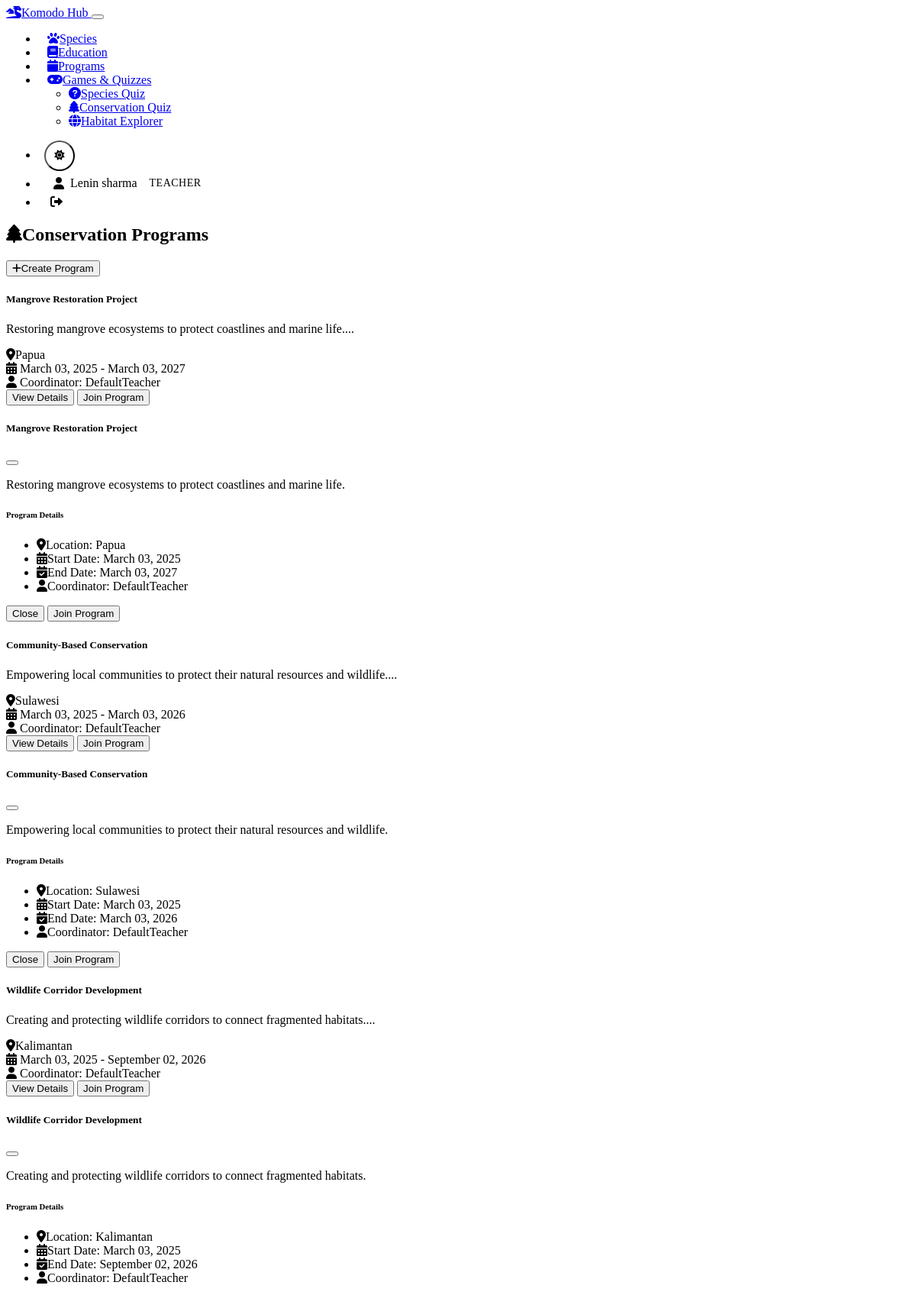
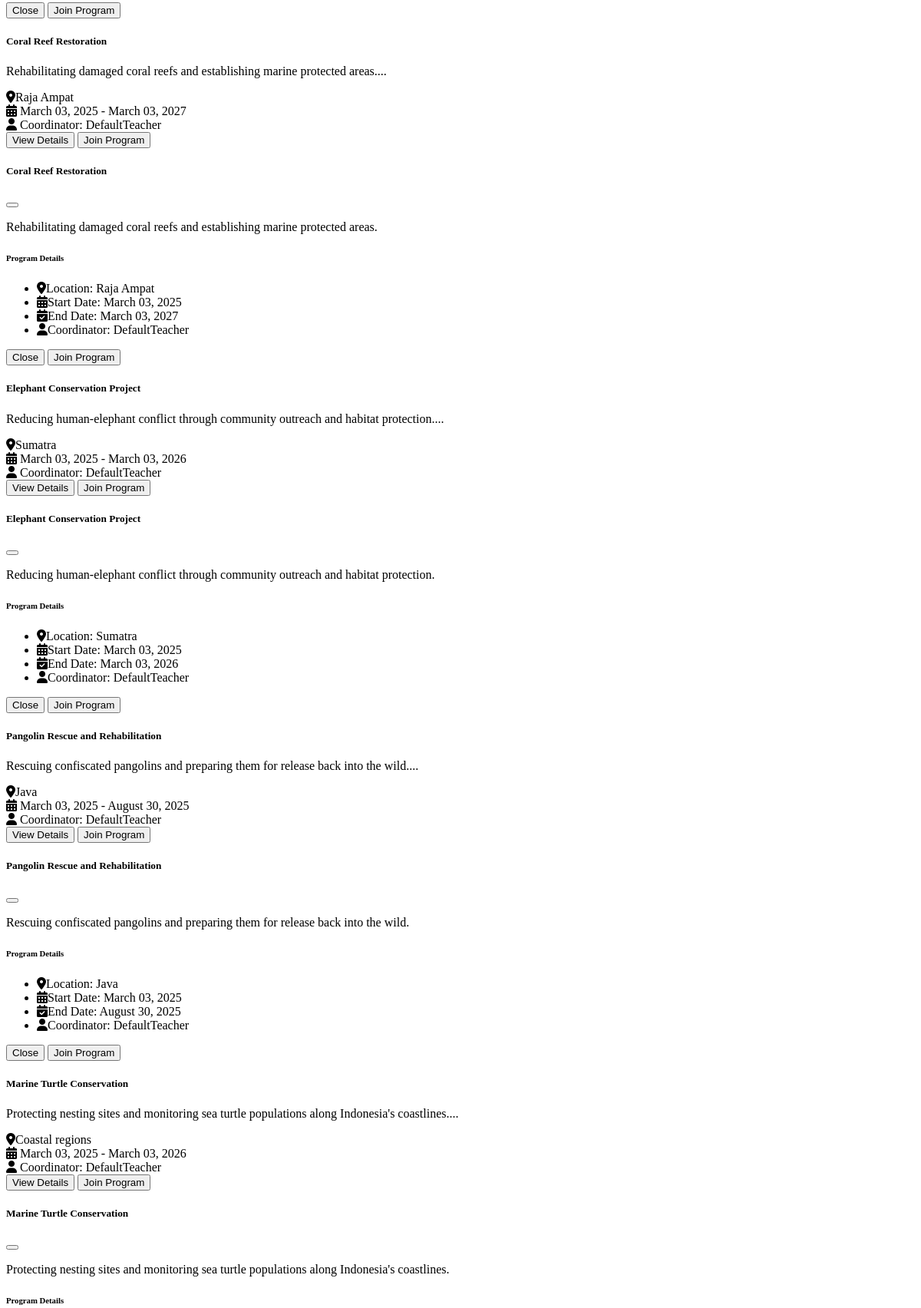
Page /programs (signed in, upper part) on the committed database (2 pictures, top to bottom).
### models.py (models this page shows, shortened)
class User(UserMixin, db.Model):
    id = db.Column(db.Integer, primary_key=True)
    username = db.Column(db.String(64), unique=True, nullable=False)
    email = db.Column(db.String(120), unique=True, nullable=False)
    password_hash = db.Column(db.String(256))
    role = db.Column(db.String(20), nullable=False)  # teacher, student, community
    created_at = db.Column(db.DateTime, default=datetime.utcnow)
    resources = db.relationship('EducationalResource', backref='author', lazy=True)
    programs = db.relationship('ConservationProgram', backref='coordinator', lazy=True)
    progress = db.relationship('UserProgress', backref='user', lazy=True)

class ConservationProgram(db.Model):
    id = db.Column(db.Integer, primary_key=True)
    title = db.Column(db.String(200), nullable=False)
    description = db.Column(db.Text, nullable=False)
    location = db.Column(db.String(100))
    start_date = db.Column(db.DateTime)
    end_date = db.Column(db.DateTime)
    coordinator_id = db.Column(db.Integer, db.ForeignKey('user.id'), nullable=False)

### blueprints/programs.py (the view)
@programs.route('/programs')
def list():
    programs = ConservationProgram.query.order_by(ConservationProgram.start_date.desc()).all()
    form = ProgramForm()  # Create form instance for the modal
    return render_template('programs/index.html', programs=programs, form=form)

### models.py (called while the page is built)
@login_manager.user_loader
def load_user(id):
    return User.query.get(int(id))

### templates/programs/index.html (shortened to what this page needs)
{% extends "base.html" %}
{% block content %}
<div class="row mb-4">
    <div class="col-12 d-flex justify-content-between align-items-center">
        <h2><i class="fas fa-tree me-2"></i>Conservation Programs</h2>
        {% if current_user.is_authenticated and current_user.role in ['teacher', 'community'] %}
        <button class="btn btn-success" data-bs-toggle="modal" data-bs-target="#addProgramModal">
            <i class="fas fa-plus me-2"></i>Create Program
        </button>
        {% endif %}
    </div>
</div>
<div class="row g-4">
    {% for program in programs %}
    <div class="col-md-6">
        <div class="card h-100">
            <div class="card-body">
                <h5 class="card-title">{{ program.title }}</h5>
                <p class="card-text">{{ program.description[:200] }}...</p>
                <div class="mt-3">
                    <div class="mb-2">
                        <i class="fas fa-map-marker-alt me-2"></i>{{ program.location }}
                    </div>
                    <div class="mb-2">
                        <i class="fas fa-calendar-alt me-2"></i>
                        {{ program.start_date.strftime('%B %d, %Y') }} -
                        {{ program.end_date.strftime('%B %d, %Y') }}
                    </div>
                    <div>
                        <i class="fas fa-user me-2"></i>
                        Coordinator: {{ program.coordinator.username }}
                    </div>
                </div>
            </div>
            <div class="card-footer">
                <button class="btn btn-primary btn-sm" data-bs-toggle="modal" data-bs-target="#programModal{{ program.id }}">
                    View Details
                </button>
                {% if current_user.is_authenticated %}
                <button class="btn btn-success btn-sm">
                    Join Program
                </button>
                {% endif %}
            </div>
        </div>
    </div>
    <div class="modal fade" id="programModal{{ program.id }}" tabindex="-1">
        <div class="modal-dialog modal-lg">
            <div class="modal-content">
                <div class="modal-header">
                    <h5 class="modal-title">{{ program.title }}</h5>
                    <button type="button" class="btn-close" data-bs-dismiss="modal"></button>
                </div>
                <div class="modal-body">
                    <p>{{ program.description }}</p>
                    <h6>Program Details</h6>
                    <ul class="list-unstyled">
                        <li><i class="fas fa-map-marker-alt me-2"></i>Location: {{ program.location }}</li>
                        <li><i class="fas fa-calendar-alt me-2"></i>Start Date: {{ program.start_date.strftime('%B %d, %Y') }}</li>
                        <li><i class="fas fa-calendar-check me-2"></i>End Date: {{ program.end_date.strftime('%B %d, %Y') }}</li>
                        <li><i class="fas fa-user me-2"></i>Coordinator: {{ program.coordinator.username }}</li>
                    </ul>
                </div>
                <div class="modal-footer">
                    <button type="button" class="btn btn-secondary" data-bs-dismiss="modal">Close</button>
                    {% if current_user.is_authenticated %}
                    <button type="button" class="btn btn-success">Join Program</button>
                    {% endif %}
                </div>
            </div>
        </div>
    </div>
    {% endfor %}
</div>
{% endblock %}

### templates/base.html (shortened to what this page needs)
<!DOCTYPE html>
<html lang="en" data-bs-theme="dark">
<head>
    <link href="https://cdn.replit.com/agent/bootstrap-agent-dark-theme.min.css" rel="stylesheet">
    <link href="https://cdnjs.cloudflare.com/ajax/libs/font-awesome/6.0.0/css/all.min.css" rel="stylesheet">
    <link href="{{ url_for('static', filename='css/custom.css') }}" rel="stylesheet">
</head>
<body>
    <nav class="navbar navbar-expand-lg navbar-dark bg-dark">
        <div class="container-fluid px-3">
            <a class="navbar-brand" href="{{ url_for('main.dashboard') }}">
                <i class="fas fa-dragon me-2"></i>Komodo Hub
            </a>
            <button class="navbar-toggler" type="button" data-bs-toggle="collapse" data-bs-target="#navbarNav">
            </button>
            <div class="collapse navbar-collapse" id="navbarNav">
                {% if current_user.is_authenticated %}
                <ul class="navbar-nav me-auto">
                    <li class="nav-item">
                        <a class="nav-link" href="{{ url_for('species.list') }}">
                            <i class="fas fa-paw me-1"></i>Species
                        </a>
                    </li>
                    <li class="nav-item">
                        <a class="nav-link" href="{{ url_for('education.resources') }}">
                            <i class="fas fa-book me-1"></i>Education
                        </a>
                    </li>
                    <li class="nav-item">
                        <a class="nav-link" href="{{ url_for('programs.list') }}">
                            <i class="fas fa-calendar me-1"></i>Programs
                        </a>
                    </li>
                    {% if current_user.role != 'community' %}
                    <li class="nav-item dropdown">
                        <a class="nav-link dropdown-toggle" href="#" id="gamesDropdown" role="button" data-bs-toggle="dropdown">
                            <i class="fas fa-gamepad me-1"></i>Games & Quizzes
                        </a>
                        <ul class="dropdown-menu">
                            <li>
                                <a class="dropdown-item" href="{{ url_for('games.species_quiz') }}">
                                    <i class="fas fa-question-circle me-2"></i>Species Quiz
                                </a>
                            </li>
                            <li>
                                <a class="dropdown-item" href="{{ url_for('games.conservation_quiz') }}">
                                    <i class="fas fa-tree me-2"></i>Conservation Quiz
                                </a>
                            </li>
                            <li>
                                <a class="dropdown-item" href="{{ url_for('games.habitat_explorer') }}">
                                    <i class="fas fa-globe me-2"></i>Habitat Explorer
                                </a>
                            </li>
                        </ul>
                    </li>
                    {% endif %}
                </ul>
                {% endif %}
                <ul class="navbar-nav ms-auto align-items-center">
                    <li class="nav-item">
                        <button class="btn btn-link nav-link" id="themeToggle">
                            <i class="fas fa-moon"></i>
                        </button>
                    </li>
                    {% if current_user.is_authenticated %}
                        <li class="nav-item">
                            <div class="user-info">
                                <i class="fas fa-user"></i>
                                {{ current_user.username }}
                                <span class="role-indicator role-{{ current_user.role }}">
                                    {{ current_user.role.title() }}
                                </span>
                            </div>
                        </li>
                        <li class="nav-item">
                            <a class="nav-link sign-out" href="{{ url_for('auth.logout') }}" title="Sign Out">
                                <i class="fas fa-sign-out-alt"></i>
                            </a>
                        </li>
                    {% endif %}
                </ul>
            </div>
        </div>
    </nav>
    <main class="container py-4">
        {% block content %}{% endblock %}
    </main>
</body>
</html>

### static/css/custom.css (style rules this page uses)
:root[data-bs-theme=light] { --custom-bg: var(--bs-light); --custom-text: var(--bs-dark); }
body { transition: background-color 0.3s ease, color 0.3s ease; }
.navbar-nav .nav-item { margin: 0 2px; }
.navbar .nav-link { padding: 0.5rem 0.75rem; border-radius: 0.375rem; transition: all 0.2s ease-in-out; }
.user-info { display: flex; align-items: center; padding: 0.25rem 0.75rem; background: rgba(255, 255, 255, 0.05); border-radius: 0.5rem; margin: 0 0.5rem; }
.user-info .fas { margin-right: 0.5rem; }
.role-indicator { font-size: 0.75rem; padding: 0.25rem 0.5rem; border-radius: 1rem; margin-left: 0.5rem; font-weight: 500; text-transform: uppercase; letter-spacing: 0.5px; }
.role-teacher { background-color: var(--bs-primary); box-shadow: 0 2px 4px rgba(var(--bs-primary-rgb), 0.3); }
#themeToggle { width: 40px; height: 40px; padding: 0; display: flex; align-items: center; justify-content: center; border-radius: 50%; background: rgba(255, 255, 255, 0.05); transition: all 0.3s ease; margin: 0 0.5rem; }
.nav-link.sign-out { color: var(--bs-danger) !important; background: rgba(var(--bs-danger-rgb), 0.1); border-radius: 0.375rem; padding: 0.5rem 1rem; transition: all 0.2s ease; }
.role-indicator { padding: 0.25rem 0.5rem; border-radius: 0.25rem; font-size: 0.875rem; }
.role-teacher { background-color: var(--bs-primary); }
#themeToggle { transition: transform 0.3s ease; }
.card { transition: transform 0.2s, box-shadow 0.2s; }

### rows in the picture
User: username "Lenin sharma", role "TEACHER"
ConservationProgram: title "Mangrove Restoration Project", description "Restoring mangrove ecosystems to protect coastlines and marine life.", location "Papua", start_date "March 03, 2025", end_date "March 03, 2027", coordinator.username "DefaultTeacher", shows "Join Program"
ConservationProgram: title "Community-Based Conservation", description "Empowering local communities to protect their natural resources and wildlife.", location "Sulawesi", start_date "March 03, 2025", end_date "March 03, 2026", coordinator.username "DefaultTeacher", shows "Join Program"
ConservationProgram: title "Wildlife Corridor Development", description "Creating and protecting wildlife corridors to connect fragmented habitats.", location "Kalimantan", start_date "March 03, 2025", end_date "September 02, 2026", coordinator.username "DefaultTeacher", shows "Join Program"
ConservationProgram: title "Coral Reef Restoration", description "Rehabilitating damaged coral reefs and establishing marine protected areas.", location "Raja Ampat", start_date "March 03, 2025", end_date "March 03, 2027", coordinator.username "DefaultTeacher", shows "Join Program"
ConservationProgram: title "Elephant Conservation Project", description "Reducing human-elephant conflict through community outreach and habitat protection.", location "Sumatra", start_date "March 03, 2025", end_date "March 03, 2026", coordinator.username "DefaultTeacher", shows "Join Program"
ConservationProgram: title "Pangolin Rescue and Rehabilitation", description "Rescuing confiscated pangolins and preparing them for release back into the wild.", location "Java", start_date "March 03, 2025", end_date "August 30, 2025", coordinator.username "DefaultTeacher", shows "Join Program"
ConservationProgram: title "Marine Turtle Conservation", description "Protecting nesting sites and monitoring sea turtle populations along Indonesia's coastlines.", location "Coastal regions", start_date "March 03, 2025", end_date "March 03, 2026", coordinator.username "DefaultTeacher"
